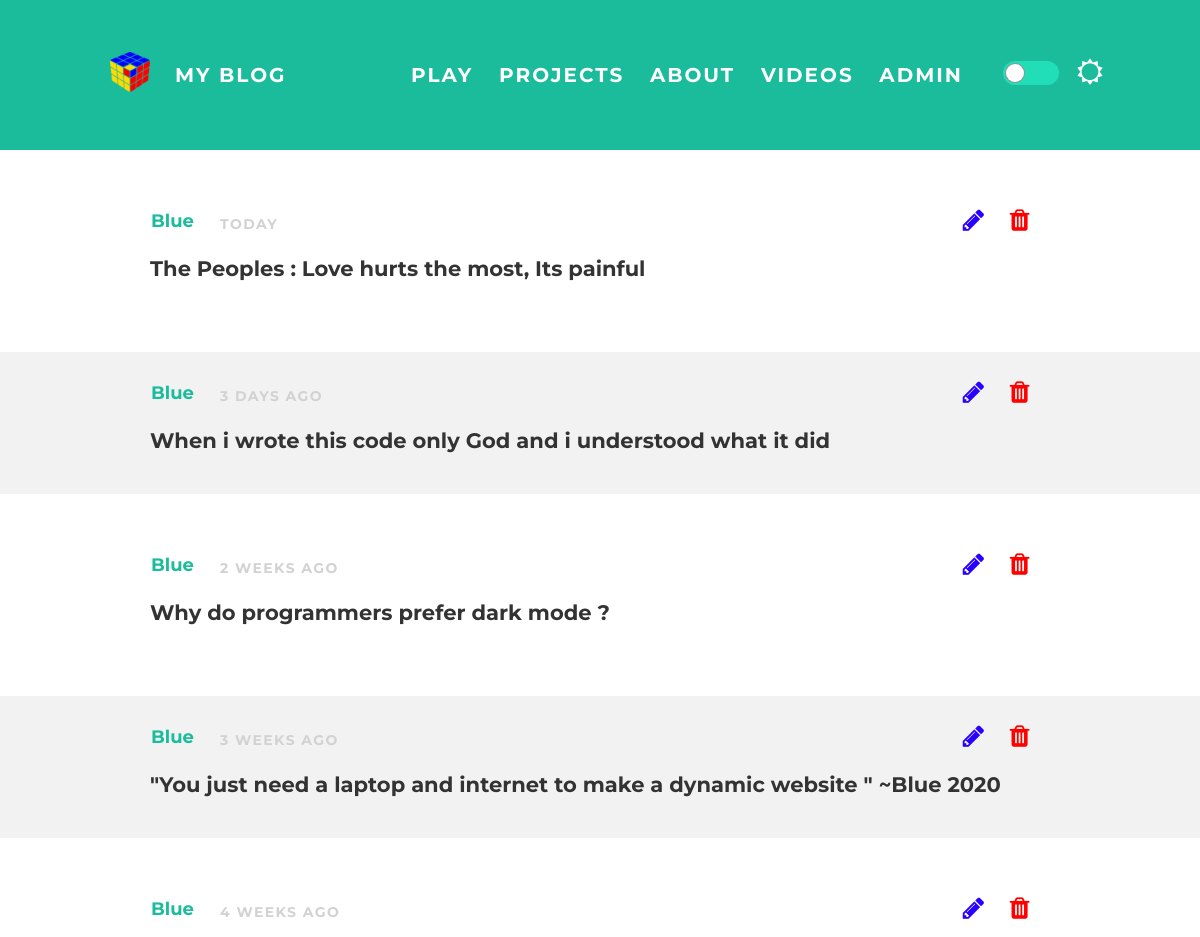
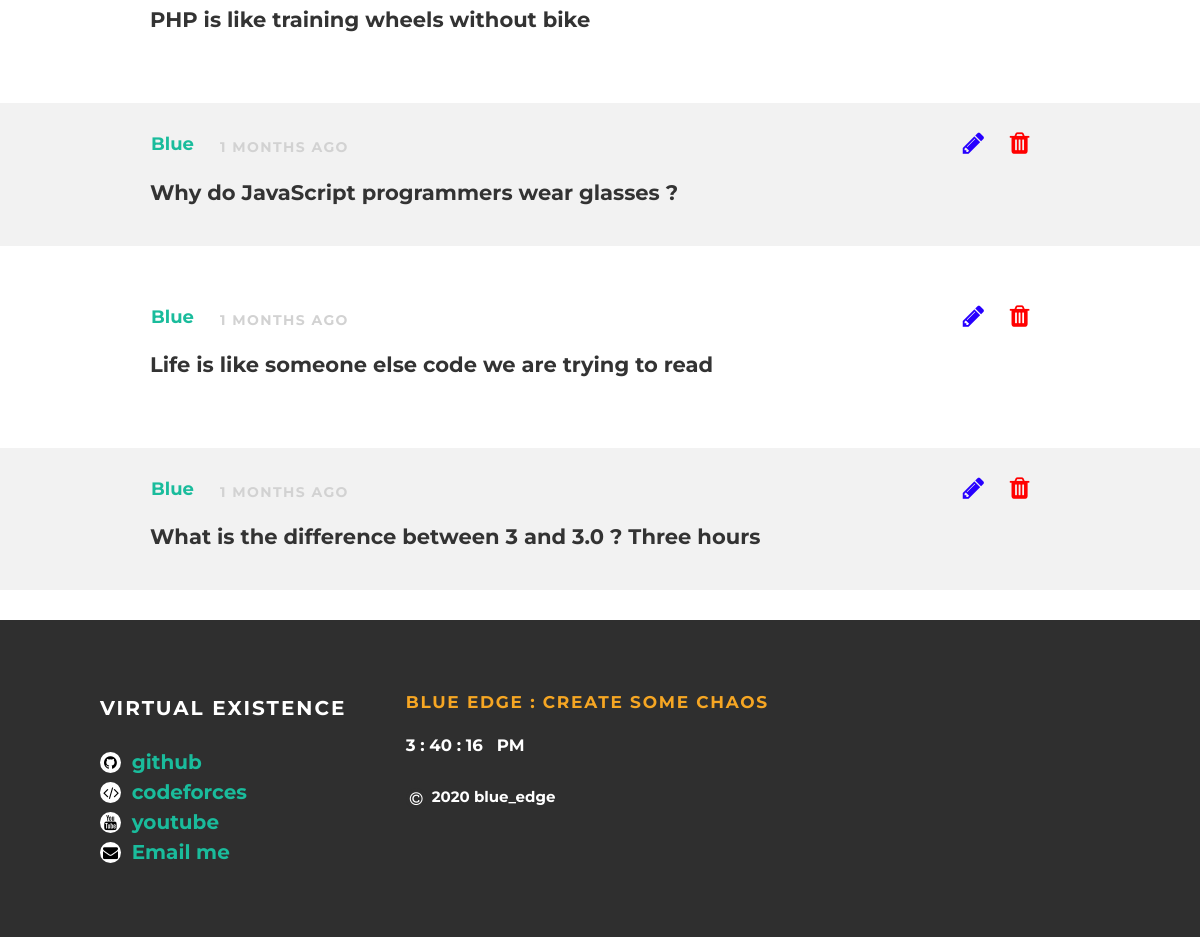
Page /edit on the committed database (2 pictures, top to bottom).
### app.py (models this page shows, shortened)
class Posts(db.Model):
    id = db.Column(db.Integer, unique=True, primary_key=True)
    title = db.Column(db.String(200), nullable=False)
    content = db.Column(db.String(600), nullable=False)
    date = db.Column(db.DateTime, default=datetime.now)
    author = db.Column(db.String(200), default=para['user'])
    image = db.Column(db.String(30), default=giveme())

### app.py (the view)
@app.route('/edit')
def edit():
    posts = Posts.query.order_by(Posts.date.desc()).all()
    return render_template('edit.html', posts=posts)

### templates/edit.html
{%extends "base.html" %}
{%block body%}
<div id="content">
  {% for post in posts %}
  <div class="post-container">
    <div class="post" style="padding:20px">
      <div class="post-author" style="float:left;margin:10px;margin-left:-15px;">
        <span>{{post.author}}</span>
      </div>
      <a href="/delete/{{post.id}}" type="submit" style="float:right;color:red;" id="icons" class="fa fa-trash" ></a>
      <a href="/edit/{{post.id}}" type="submit" style="float:right;color:#2700ff;" id="icons" class="fa fa-pencil" ></a>
      <p class="post-date" name="dated" id="{{post.date}}" style="margin-left:70px"></p>
      <h3 class="post-title">{{post.title}}</h3>
    </div>
  </div>
  {% endfor %}
</div>
{%endblock%}

### static/css/styles.css (style rules this page uses)
.fa { background: white; color: black; padding: 3px; font-size: 15px; width: 15px; text-align: center; text-decoration: none; border-radius: 50%; margin-right: 5px; margin-top: 5px; vertical-align: top; }
body[data-theme="light"] { background-color: white; color: #555; margin: 0; font-family: 'Montserrat', sans-serif; }
.post { max-width: 900px; margin-top: 30px; margin-bottom: 30px; margin-left: auto; margin-right: auto; padding: 60px; border-radius: 15px; transition: 0.5s; }
.post-container { margin: 0 auto; font-size: 18px; font-weight: bold; }
body[data-theme="light"] .post-container:nth-child(even) { background-color: #f2f2f2; }
.post-author span { color: #1abc9c; margin-left: 16px; }
.post-date { color: #D2D2D2; font-size: 14px; font-weight: bold; text-transform: uppercase; letter-spacing: 0.1em; }
body[data-theme="light"] h3 { color: #333; }
p { line-height: 1.5; }
a { color: #1abc9c; text-decoration: none; }
#icons { background-color: inherit; padding: 3px; font-size: 25px; width: 25px; text-align: center; text-decoration: none; border-radius: 50%; margin-right: 15px; margin-top: 5px; vertical-align: top; }

### rows in the picture
Posts: author "Blue", title "The Peoples : Love hurts the most, Its painful"
Posts: author "Blue", title "When i wrote this code only God and i understood what it did"
Posts: author "Blue", title "Why do programmers prefer dark mode ?"
Posts: author "Blue", title "\"You just need a laptop and internet to make a dynamic website \" ~Blue 2020"
Posts: author "Blue", title "PHP is like training wheels without bike"
Posts: author "Blue", title "Why do JavaScript programmers wear glasses ?"
Posts: author "Blue", title "Life is like someone else code we are trying to read"
Posts: author "Blue", title "What is the difference between 3 and 3.0 ? Three hours"
